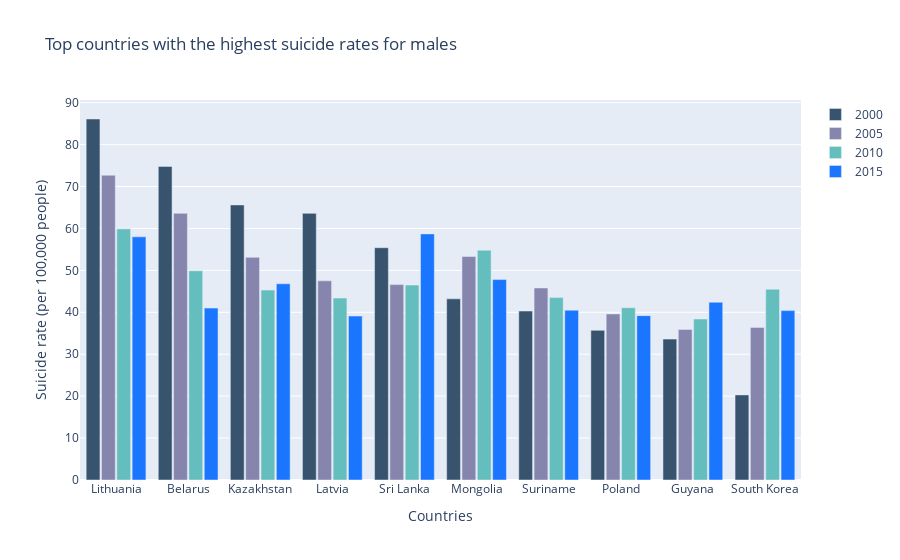

Write notebook code for a chart like this one.
### Code cell
t2000 = go.Bar(
    x = male2000[male2000['Country'].isin(male2015['Country'].head(10))]['Country'].head(10),
    y = male2000[male2000['Country'].isin(male2015['Country'].head(10))]['Male suicide rate'].head(10),
    marker=dict(color='rgb(55, 83, 109)'),
    name = '2000'
)

t2005 = go.Bar(
    x = male2005[male2005['Country'].isin(male2015['Country'].head(10))]['Country'].head(10),
    y = male2005[male2005['Country'].isin(male2015['Country'].head(10))]['Male suicide rate'].head(10),
    marker=dict(color='rgb(133, 133, 173)'),
    name = '2005'
)

t2010 = go.Bar(
    x = male2010[male2010['Country'].isin(male2015['Country'].head(10))]['Country'].head(10),
    y = male2010[male2010['Country'].isin(male2015['Country'].head(10))]['Male suicide rate'].head(10),
    marker=dict(color='rgb(101, 190, 190)'),
    name = '2010'
)

t2015 = go.Bar(
    x = male2015['Country'].head(10),
    y = male2015['Male suicide rate'].head(10),
    marker=dict(color='rgb(26, 118, 255)'),
    name = '2015'
)

data = [t2000, t2005, t2010, t2015]

layout = go.Layout(
    title='Top countries with the highest suicide rates for males',
    xaxis={'title':'Countries'},
    yaxis={'title':'Suicide rate (per 100,000 people)'},
    barmode='group',
    bargap=0.15,
    bargroupgap=0.1
)

fig = go.Figure(data=data, layout=layout)
py.iplot(fig, filename='basic-bar')

### Figure 1 — Plotly figure (JSON) as saved in the notebook; plotly's stock layout.template omitted (floating-point values rounded to 4 significant figures)
{"data": [{"marker": {"color": "rgb(55, 83, 109)"}, "name": "2000", "type": "bar", "x": ["Lithuania", "Belarus", "Kazakhstan", "Latvia", "Sri Lanka", "Mongolia", "Suriname", "Poland", "Guyana", "South Korea"], "y": [86.1, 74.8, 65.6, 63.6, 55.4, 43.2, 40.3, 35.7, 33.6, 20.3]}, {"marker": {"color": "rgb(133, 133, 173)"}, "name": "2005", "type": "bar", "x": ["Lithuania", "Belarus", "Mongolia", "Kazakhstan", "Latvia", "Sri Lanka", "Suriname", "Poland", "South Korea", "Guyana"], "y": [72.7, 63.6, 53.3, 53.1, 47.5, 46.6, 45.8, 39.6, 36.4, 35.9]}, {"marker": {"color": "rgb(101, 190, 190)"}, "name": "2010", "type": "bar", "x": ["Lithuania", "Mongolia", "Belarus", "Sri Lanka", "South Korea", "Kazakhstan", "Suriname", "Latvia", "Poland", "Guyana"], "y": [59.9, 54.8, 49.9, 46.5, 45.5, 45.3, 43.5, 43.4, 41.1, 38.4]}, {"marker": {"color": "rgb(26, 118, 255)"}, "name": "2015", "type": "bar", "x": ["Sri Lanka", "Lithuania", "Mongolia", "Kazakhstan", "Guyana", "Belarus", "Suriname", "South Korea", "Poland", "Latvia"], "y": [58.7, 58, 47.8, 46.8, 42.4, 41, 40.5, 40.4, 39.2, 39.1]}], "layout": {"bargap": 0.15, "bargroupgap": 0.1, "barmode": "group", "title": {"text": "Top countries with the highest suicide rates for males"}, "xaxis": {"title": {"text": "Countries"}}, "yaxis": {"title": {"text": "Suicide rate (per 100,000 people)"}}}}
